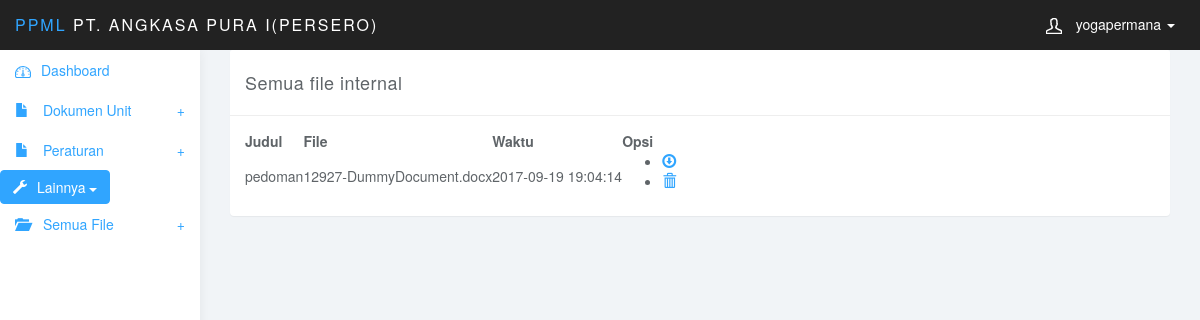
The page /admin/view_all_internal.php (signed in) on the database its author committed.
### tables this page shows
CREATE TABLE `tb_dokumen_baru` (
  `id_dokumen` int(3) NOT NULL AUTO_INCREMENT,
  `kode` varchar(50) DEFAULT NULL,
  `nama_dokumen` varchar(50) DEFAULT NULL,
  `jenis_dokumen` int(10) DEFAULT NULL,
  `keterangan` varchar(255) DEFAULT NULL,
  `revisi` int(3) DEFAULT NULL,
  `file` varchar(255) DEFAULT NULL,
  `status` int(3) DEFAULT NULL,
  `catatan` varchar(255) DEFAULT NULL,
  `entry_date` datetime DEFAULT NULL,
  `id_admin` int(10) DEFAULT NULL,
  PRIMARY KEY (`id_dokumen`),
  KEY `id_admin` (`id_admin`),
  KEY `jenis_dokumen` (`jenis_dokumen`),
  KEY `id_keterangan` (`keterangan`),
  KEY `status` (`status`),
  KEY `revisi` (`revisi`),
  CONSTRAINT `tb_dokumen_baru_ibfk_5` FOREIGN KEY (`jenis_dokumen`) REFERENCES `tb_jenis_dokumen` (`id_jenis_dokumen`),
  CONSTRAINT `tb_dokumen_baru_ibfk_7` FOREIGN KEY (`status`) REFERENCES `status_dokumen` (`id_status_dokumen`),
  CONSTRAINT `tb_dokumen_baru_ibfk_8` FOREIGN KEY (`revisi`) REFERENCES `revisi` (`id_revisi`),
  CONSTRAINT `tb_dokumen_baru_ibfk_9` FOREIGN KEY (`id_admin`) REFERENCES `tb_admin` (`id_admin`)
);

### admin/view_all_internal.php (the view, shortened to what this page needs)
<?php
require_once('header.php');
require_once('sidebar.php');
?>
<div class="col-sm-9 col-sm-offset-3 col-lg-10 col-lg-offset-2 main">
	<div class="col-md-12">
		<div class="panel panel-default">
			<div class="panel-heading">
				Semua file internal
			</div>
			<div class="panel-body">
				<table data-toggle="table"  data-show-refresh="true" data-show-toggle="true" data-show-columns="true" data-search="true" data-select-item-name="toolbar1" data-pagination="true" data-sort-name="name" data-sort-order="desc">
						    <thead>
						    <tr>
						    	<th data-field="nama_dokumen">Judul</th>
						    	<th data-field="file">File</th>
						    	<th data-field="entry_date">Waktu</th>
						        <th colspan="1">Opsi</th>
						    </tr>
						    </thead>
						    <tbody>
						    <?php
						    $query = mysql_query("SELECT
							tb_dokumen_baru.nama_dokumen,
							tb_dokumen_baru.id_dokumen,
							tb_dokumen_baru.entry_date,
							tb_dokumen_baru.`file`
							FROM
							tb_dokumen_baru
							");
						    while ($data = mysql_fetch_array($query)) {
					    	?>
					        <tr>
					           	<td><?php echo $data['nama_dokumen']; ?></td>
					           	<td><?php echo $data['file']; ?></td>
					           	<td><?php echo $data['entry_date']; ?></td>
					           	<td>
					           		<ul>
					           			<li>
					           				<?php
											echo "<a href='../uploads/".$data['file']."' class='glyphicon glyphicon-download'></a> ";
											?>
					           			</li>
					           			<li>
					           				<a href="delete_document.php?id_dokumen=<?php echo $data['id_dokumen'];?>" onclick="return confirm('Yakin mau di hapus?');" class="glyphicon glyphicon-trash"></a>
					           			</li>
					           		</ul>
					    		</td>
					        </tr>
						    <?php
						    }
						    ?>
					  		</tbody>
						</table>
			</div>
		</div>
	</div>
</div>

### admin/css/styles.css (style rules this page uses)
body { background: #f1f4f7; padding-top: 50px; color: #5f6468; }
a, a:hover, a:focus { color: #30a5ff; }
.panel { border: 0; }
.panel-heading { font-size: 18px; font-weight: 300; letter-spacing: 0.025em; height: 66px; line-height: 45px; }
.panel-default .panel-heading { background: #fff; border-bottom: 1px solid #eee; color: #5f6468; }

### rows shown on the page
tb_dokumen_baru: nama_dokumen "pedoman", file "12927-DummyDocument.docx", entry_date "2017-09-19 19:04:14"

### other values the page prints
$_SESSION['nama'] "yogapermana"
